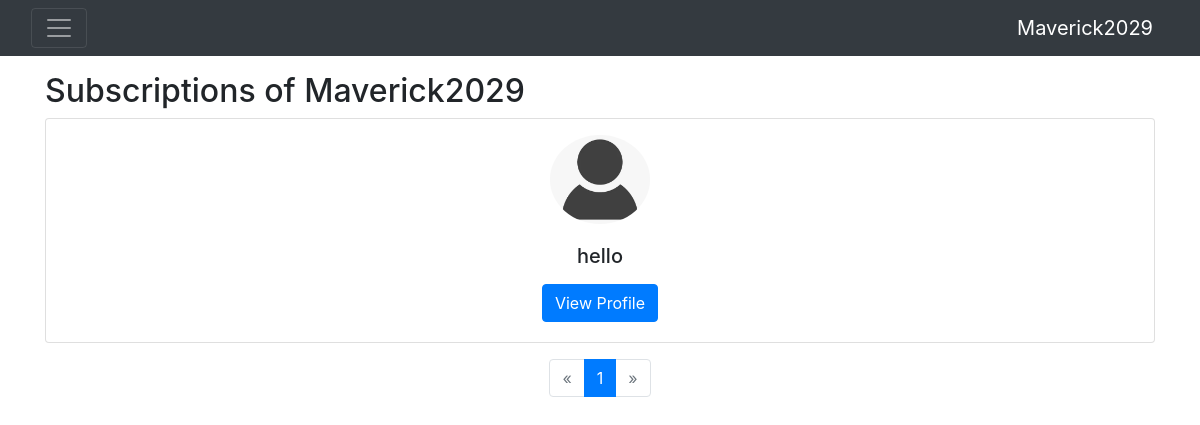
The page /profile/6/subscriptions/ (signed in) on the database its author committed.
### main/models.py (models this page shows, shortened)
class Profile(models.Model):
    user = models.OneToOneField(User, on_delete=models.CASCADE)
    follows = models.ManyToManyField("self",
                                     related_name='followed_by',
                                     symmetrical=False,
                                     blank=True)
    last_entered = models.DateTimeField(auto_now=True)
    profile_image = models.ImageField(upload_to='profile_images/%Y/%m/%d', default='profile_images/default.png', verbose_name='Profile Image')
    bio = models.CharField(max_length=500)
    country = models.CharField(max_length=100)

### main/views.py (the view)
# urls.py: path('profile/<int:user_id>/subscriptions/', views.subscriptions_list_view, name='subscriptions_list'),
@login_required(login_url='login')
def subscriptions_list_view(request, user_id):
    viewed_user = get_object_or_404(User, id=user_id)
    viewed_profile = get_object_or_404(Profile, user=viewed_user)
    subscriptions = viewed_profile.follows.all()
    paginator = Paginator(subscriptions, 40)  # Show 10 subscriptions per page
    page_number = request.GET.get('page')
    subscriptions_page_obj = paginator.get_page(page_number)
    context = {
        'viewed_user': viewed_user,
        'viewed_profile': viewed_profile,
        'subscriptions_page_obj': subscriptions_page_obj,
    }
    return render(request, 'main/profiles/subscriptions_list.html', context)

### main/templates/main/profiles/subscriptions_list.html (shortened to what this page needs)
{% extends "main/utils/base.html" %}
{% block content %}
{% include "main/utils/navbar.html" %}
<br>
<br>
<div class="container mt-4">
    <h2>Subscriptions of {{ viewed_profile.user.username }}</h2>
    <div class="row row-cols-1 row-cols-md-3 g-4">
        {% for subscription in subscriptions_page_obj %}
        <div class="col">
            <div class="card h-100 text-center">
                <img src="{{ subscription.profile_image.url }}" alt="Profile picture" class="img-fluid rounded-circle mx-auto mt-3" style="width: 100px;">
                <div class="card-body">
                    <h5 class="card-title">{{ subscription.user.username }}</h5>
                    <a href="{% url 'profile' subscription.user.pk %}" class="btn btn-primary">View Profile</a>
                </div>
            </div>
        </div>
        {% empty %}
        <p>Not subscribed to anyone yet.</p>
        {% endfor %}
    </div>
    {% if subscriptions_page_obj %}
    <div class="mt-3">
        <nav aria-label="Subscriptions pagination">
            <ul class="pagination justify-content-center">
                {% if subscriptions_page_obj.has_previous %}
                <li class="page-item">
                    <a class="page-link" href="?page={{ subscriptions_page_obj.previous_page_number }}" aria-label="Previous">
                        <span aria-hidden="true">&laquo;</span>
                    </a>
                </li>
                {% else %}
                <li class="page-item disabled"><span class="page-link">&laquo;</span></li>
                {% endif %}
                {% for num in subscriptions_page_obj.paginator.page_range %}
                <li class="page-item {% if subscriptions_page_obj.number == num %}active{% endif %}">
                    <a class="page-link" href="?page={{ num }}">{{ num }}</a>
                </li>
                {% endfor %}
                {% if subscriptions_page_obj.has_next %}
                <li class="page-item">
                    <a class="page-link" href="?page={{ subscriptions_page_obj.next_page_number }}" aria-label="Next">
                        <span aria-hidden="true">&raquo;</span>
                    </a>
                </li>
                {% else %}
                <li class="page-item disabled"><span class="page-link">&raquo;</span></li>
                {% endif %}
            </ul>
        </nav>
    </div>
    {% endif %}
</div>
{% endblock %}

### main/templates/main/utils/navbar.html (shortened to what this page needs)
<nav class="navbar navbar-dark bg-dark fixed-top">
  <div class="container-fluid">
    <button class="navbar-toggler" type="button" data-toggle="collapse" data-target="#navbarNavDropdown" aria-controls="navbarNavDropdown" aria-expanded="false" aria-label="Toggle navigation">
      <span class="navbar-toggler-icon"></span>
    </button>
    {% if user.is_authenticated %}
    <a class="navbar-brand" href="{% url 'profile' user.pk %}">{{ user.username }}</a>
    {% else %}
    <a class="navbar-brand" href="{% url 'home' %}">Guest</a>
    {% endif %}
  </div>
</nav>

### rows shown on the page
Profile: user.username "Maverick2029"
Profile: profile_image (placeholder picture), user.username "hello"

### other values the page prints
{{ user.username }} "Maverick2029"
{{ num }} "1"
